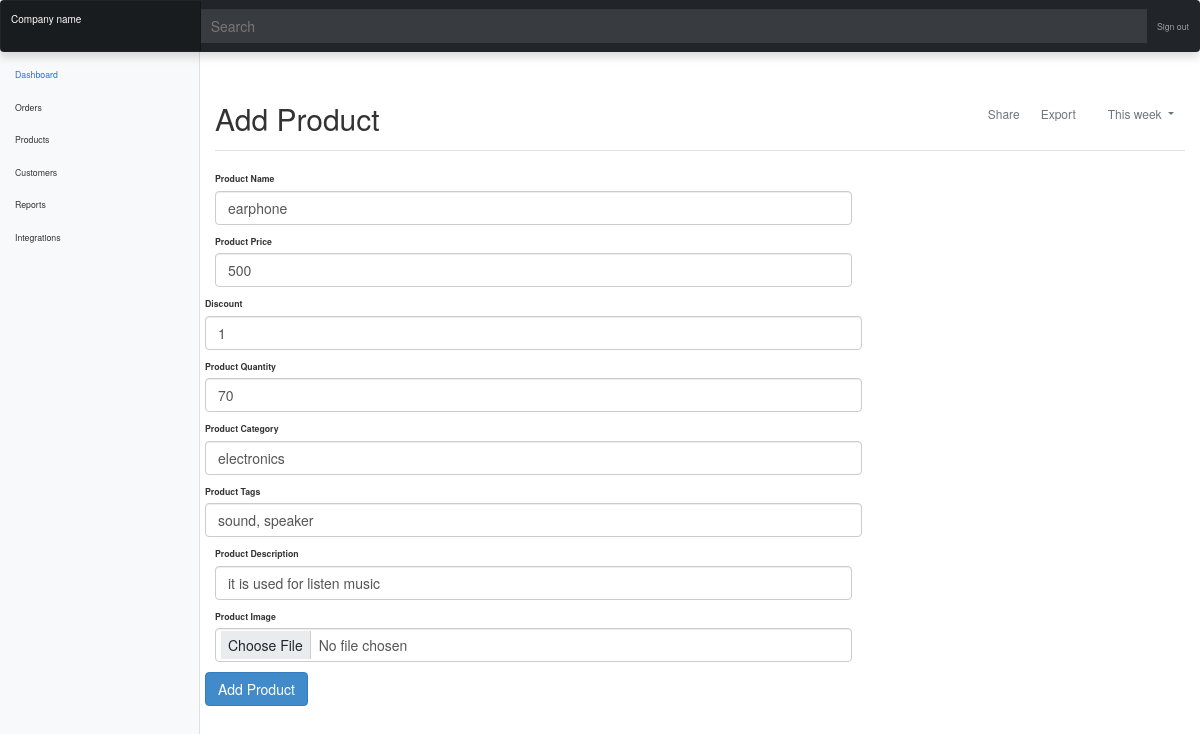
/edit.php?id=20 (signed in), run on the app's committed database.
### tables this page shows
CREATE TABLE `Products` (
  `product_id` int NOT NULL,
  `product_name` varchar(50) NOT NULL,
  `product_price` int NOT NULL,
  `product_quantity` int NOT NULL,
  `product_category` varchar(50) NOT NULL,
  `product_image` varchar(255) DEFAULT NULL,
  `product_discount` varchar(255) DEFAULT NULL,
  `product_tags` varchar(255) DEFAULT NULL,
  `product_description` varchar(255) DEFAULT NULL
);

### classes/DB.php (called while the page is built, shortened)
<?php
class DB
{
    public static $instance;
    public static function getInstance()
    {
        if (!isset(self::$instance)) {
            try {
                self::$instance = new PDO("mysql:host=" . DBHOST . ";dbname=" . DBNAME, DBUSER, DBPASS);
                self::$instance->setAttribute(PDO::ATTR_ERRMODE, PDO::ERRMODE_EXCEPTION);
                return self::$instance;
            } catch (PDOException $e) {
                return $e->getMessage();
            }
        }
        return self::$instance;
    }
}

### edit.php (the view, shortened to what this page needs)
<!doctype html>
<html lang="en">
<head>
  <link href="https://cdn.jsdelivr.net/npm/bootstrap@5.1.3/dist/css/bootstrap.min.css" rel="stylesheet">
  <link href="../node_modules/bootstrap/dist/css/bootstrap.min.css" rel="stylesheet">
  <link href="./assets/css/dashboard.css" rel="stylesheet">
</head>
<body>
  <header class="navbar navbar-dark sticky-top bg-dark flex-md-nowrap p-0 shadow">
    <a class="navbar-brand col-md-3 col-lg-2 me-0 px-3" href="#">Company name</a>
    <input class="form-control form-control-dark w-100" type="text" placeholder="Search" aria-label="Search">
    <div class="navbar-nav">
      <div class="nav-item text-nowrap">
        <a class="nav-link px-3" href="logout.php">Sign out</a>
      </div>
    </div>
  </header>
  <div class="container-fluid">
    <div class="row">
      <nav id="sidebarMenu" class="col-md-3 col-lg-2 d-md-block bg-light sidebar collapse">
        <div class="position-sticky pt-3">
          <ul class="nav flex-column">
            <li class="nav-item">
              <a class="nav-link active" aria-current="page" href="products.php">
                Dashboard
              </a>
            </li>
            <li class="nav-item">
              <a class="nav-link" href="#">
                Orders
              </a>
            </li>
            <li class="nav-item">
              <a class="nav-link" href="separate_products.php">
                Products
              </a>
            </li>
            <li class="nav-item">
              <a class="nav-link" href="#">
                Customers
              </a>
            </li>
            <li class="nav-item">
              <a class="nav-link" href="#">
                Reports
              </a>
            </li>
            <li class="nav-item">
              <a class="nav-link" href="#">
                Integrations
              </a>
            </li>
          </ul>
        </div>
      </nav>
      <main class="col-md-9 ms-sm-auto col-lg-10 px-md-4">
        <div class="d-flex justify-content-between flex-wrap flex-md-nowrap align-items-center pt-3 pb-2 mb-3 border-bottom">
          <h1 class="h2">Add Product</h1>
          <div class="btn-toolbar mb-2 mb-md-0">
            <div class="btn-group me-2">
              <button type="button" class="btn btn-sm btn-outline-secondary">Share</button>
              <button type="button" class="btn btn-sm btn-outline-secondary">Export</button>
            </div>
            <button type="button" class="btn btn-sm btn-outline-secondary dropdown-toggle">
              This week
            </button>
          </div>
        </div>
        <?php
        require "./classes/DB.php";
        $fk = $_GET['id'];
        $sql = "select * from Products where product_id = '$fk'";
        $data = DB::getInstance()->query($sql);
        while ($row = $data->fetch(PDO::FETCH_OBJ)) {
  ?>
        <form class="row g-3" method = "POST" action="dummy.php" enctype="multipart/form-data">
        <div class="col-md-8">
          </div>
          <div class="col-md-8">
            <label for="inputEmail4" class="form-label">Product Name</label>
            <input type="text" class="form-control" id="productName" name = "pname" value = "<?php echo $row->product_name ?>" required>
          </div>
          <div class="col-md-8">
            <label for="inputPassword4" class="form-label">Product Price</label>
            <input type="number" class="form-control" id="productPrice" name = "pprice" value = "<?php echo $row->product_price ?>" required>
          </div>
          <div class="col-8">
          <label for="inputPassword4" class="form-label">Discount</label>
            <input type="number" class="form-control" id="discountPrice" name = "dprice" value = "<?php echo $row->product_discount ?>" required>
          </div>
          <div class="col-8">
            <label for="inputAddress" class="form-label">Product Quantity</label>
            <input type="number" class="form-control" id="productQuantity" name = "pquantity" value = "<?php echo $row->product_quantity ?>" required >
          </div>
          <div class="col-8">
            <label for="inputAddress2" class="form-label">Product Category </label>
            <input type="text" class="form-control" id="ProductCategory" name = "pcategory" value = "<?php echo $row->product_category ?>" required>
          </div>
          <div class="col-8">
            <label for="inputAddress2" class="form-label">Product Tags </label>
            <input type="text" class="form-control" id="ProductTags" name = "ptags" value = "<?php echo $row->product_tags ?>" required>
          </div>
          <div class="col-md-8">
            <label for="inputCity" class="form-label">Product Description</label>
            <input type="text" class="form-control" id="productDescription" name = "pdescription" value = "<?php echo $row->product_description ?>" required>
          </div>
          <div class="col-md-8">
            <label for="inputCity" class="form-label">Product Image</label>
            <input type="file" class="form-control" id="productImage" name = "pimage" value = "<?php echo $row->product_image ?>" required>
          </div>
      <?php } ?>
          <div class="col-12">
            <button type="submit" class="btn btn-primary" name = "submit_button">Add Product</button>
          </div>
        </form>
      </main>
    </div>
  </div>
</body>
</html>

### assets/css/dashboard.css (style rules this page uses)
body { font-size: .875rem; }
.sidebar { position: fixed; top: 0; bottom: 0; left: 0; z-index: 100; padding: 48px 0 0; box-shadow: inset -1px 0 0 rgba(0, 0, 0, .1); }
.sidebar .nav-link { font-weight: 500; color: #333; }
.sidebar .nav-link.active { color: #2470dc; }
.navbar-brand { padding-top: .75rem; padding-bottom: .75rem; font-size: 1rem; background-color: rgba(0, 0, 0, .25); box-shadow: inset -1px 0 0 rgba(0, 0, 0, .25); }
.navbar .form-control { padding: .75rem 1rem; border-width: 0; border-radius: 0; }
.form-control-dark { color: #fff; background-color: rgba(255, 255, 255, .1); border-color: rgba(255, 255, 255, .1); }

### data on the page
products: pname "earphone", pprice "500", dprice "1", pquantity "70", pcategory "electronics", ptags "sound, speaker", pdescription "it is used for listen music"
